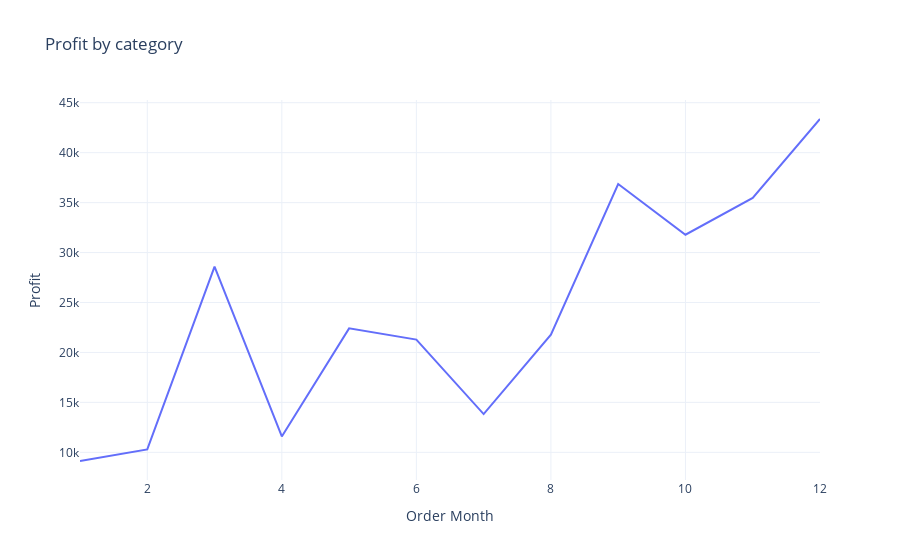

Notebook cell for this chart:
### Code cell
fig = px.line(profit_by_month, x = 'Order Month', y = 'Profit', title= 'Profit by category' )
fig.show()

### Figure 1 — Plotly figure (JSON) as saved in the notebook; plotly's stock layout.template omitted (floating-point values rounded to 4 significant figures)
{"data": [{"hovertemplate": "Order Month=%{x}<br>Profit=%{y}<extra></extra>", "legendgroup": "", "line": {"color": "#636efa", "dash": "solid"}, "marker": {"symbol": "circle"}, "mode": "lines", "name": "", "orientation": "v", "showlegend": false, "type": "scatter", "x": [1, 2, 3, 4, 5, 6, 7, 8, 9, 10, 11, 12], "xaxis": "x", "y": [9134.0, 10290.0, 28590.0, 11590.0, 22410.0, 21290.0, 13830.0, 21780.0, 36860.0, 31780.0, 35470.0, 43370.0], "yaxis": "y"}], "layout": {"autosize": true, "legend": {"tracegroupgap": 0}, "title": {"text": "Profit by category"}, "xaxis": {"anchor": "y", "autorange": true, "domain": [0, 1], "range": [1, 12], "title": {"text": "Order Month"}, "type": "linear"}, "yaxis": {"anchor": "x", "autorange": true, "domain": [0, 1], "range": [7233.0, 45270.0], "title": {"text": "Profit"}, "type": "linear"}}}
